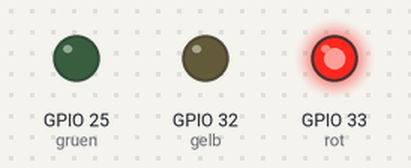
Bench run of a program on a simulated ESP32 board running MicroPython. On the bench: output pins drawn as LEDs (lit = HIGH). At 17.5 s the program stops and its outputs stay as they are.

Above: at 0.5 s.
At 3.5 s:
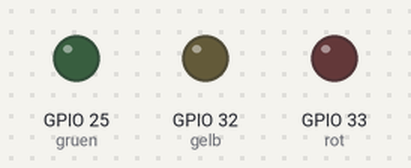
Timing chart, 0 to 4.6 s (numbered marks = the images above):
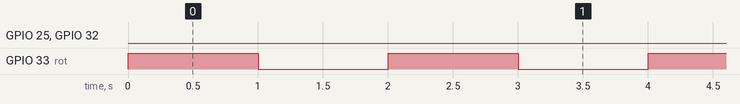

Measured:
- by itself, GPIO 25 (gruen): LOW → HIGH at 15.0 s, → LOW 0.25 s later, → HIGH 0.25 s later, → LOW 0.25 s later, … (10 changes in this stretch)
- by itself, GPIO 32 (gelb): LOW → HIGH at 10.0 s, → LOW 0.50 s later, → HIGH 0.50 s later, → LOW 0.50 s later, … (10 changes in this stretch)
- by itself, GPIO 33 (rot): alternates HIGH for 1.0 s and LOW for 1.0 s, 10 changes in all, then stays LOW

The program:

Blink1.py
```python
# Einfacher Blink
# ohne Multithreading

from machine import Pin
import time

rot = Pin(33, Pin.OUT)
gruen = Pin(25, Pin.OUT)
gelb = Pin(32, Pin.OUT)

anzahl = 5

def blink_rot():
    for i in range(anzahl):
        rot.on()
        time.sleep(1)
        rot.off()
        time.sleep(1)

def blink_gelb():
    for i in range(anzahl):
        gelb.on()
        time.sleep(0.5)
        gelb.off()
        time.sleep(0.5)

def blink_gruen():
    for i in range(anzahl):
        gruen.on()
        time.sleep(0.25)
        gruen.off()
        time.sleep(0.25)


blink_rot()
blink_gelb()
blink_gruen()
```
